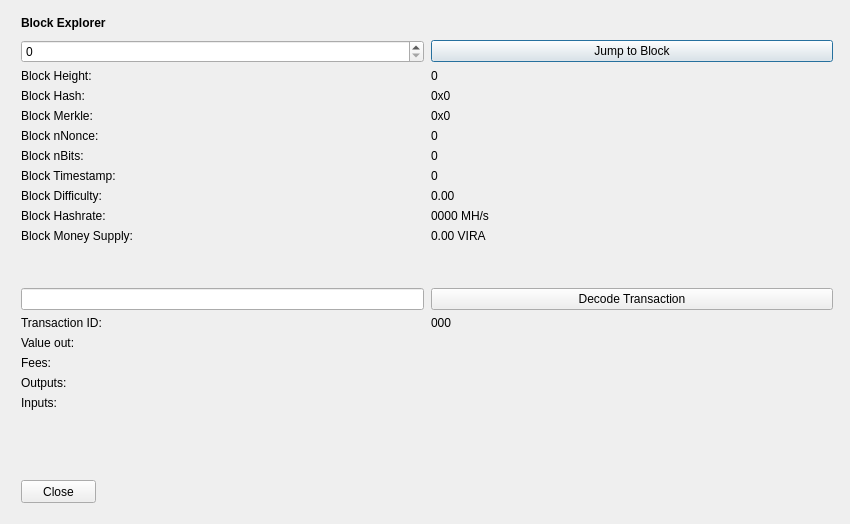
<?xml version="1.0" encoding="UTF-8"?>
<ui version="4.0">
 <class>BlockBrowser</class>
 <widget class="QDialog" name="BlockBrowser">
  <property name="windowModality">
   <enum>Qt::NonModal</enum>
  </property>
  <property name="enabled">
   <bool>true</bool>
  </property>
  <property name="geometry">
   <rect>
    <x>0</x>
    <y>0</y>
    <width>850</width>
    <height>524</height>
   </rect>
  </property>
  <property name="sizePolicy">
   <sizepolicy hsizetype="Preferred" vsizetype="Preferred">
    <horstretch>0</horstretch>
    <verstretch>0</verstretch>
   </sizepolicy>
  </property>
  <property name="minimumSize">
   <size>
    <width>0</width>
    <height>0</height>
   </size>
  </property>
  <property name="acceptDrops">
   <bool>false</bool>
  </property>
  <property name="windowTitle">
   <string>Viral Block Explorer</string>
  </property>
  <layout class="QGridLayout">
   <property name="sizeConstraint">
    <enum>QLayout::SetMaximumSize</enum>
   </property>
   <property name="leftMargin">
    <number>21</number>
   </property>
   <property name="topMargin">
    <number>10</number>
   </property>
   <property name="rightMargin">
    <number>10</number>
   </property>
   <item row="1" column="0">
    <widget class="QWidget" name="widget" native="true">
     <widget class="QWidget" name="layoutWidgetBE1">
      <property name="geometry">
       <rect>
        <x>0</x>
        <y>0</y>
        <width>822</width>
        <height>27</height>
       </rect>
      </property>
      <layout class="QHBoxLayout" name="horizontalLayoutBE">
       <property name="spacing">
        <number>7</number>
       </property>
       <item>
        <widget class="QLabel" name="labelBlockExplorer">
         <property name="sizePolicy">
          <sizepolicy hsizetype="Preferred" vsizetype="Maximum">
           <horstretch>0</horstretch>
           <verstretch>0</verstretch>
          </sizepolicy>
         </property>
         <property name="font">
          <font>
           <weight>75</weight>
           <bold>true</bold>
          </font>
         </property>
         <property name="styleSheet">
          <string notr="true">font-weight:bold;</string>
         </property>
         <property name="text">
          <string>Block Explorer</string>
         </property>
        </widget>
       </item>
       <item>
        <spacer name="horizontalSpacerBE">
         <property name="orientation">
          <enum>Qt::Horizontal</enum>
         </property>
         <property name="sizeHint" stdset="0">
          <size>
           <width>40</width>
           <height>20</height>
          </size>
         </property>
        </spacer>
       </item>
      </layout>
     </widget>
     <widget class="QWidget" name="layoutWidgetBE2">
      <property name="geometry">
       <rect>
        <x>0</x>
        <y>30</y>
        <width>812</width>
        <height>410</height>
       </rect>
      </property>
      <layout class="QGridLayout" name="gridLayoutBE" rowstretch="0,0,0,0,0,0,0,0,0,0,0,0,0,0,0,0,0,0,0,0" columnstretch="0,0">
       <property name="sizeConstraint">
        <enum>QLayout::SetDefaultConstraint</enum>
       </property>
       <property name="horizontalSpacing">
        <number>7</number>
       </property>
       <item row="14" column="1">
        <widget class="QLabel" name="txID">
         <property name="text">
          <string>000</string>
         </property>
         <property name="textInteractionFlags">
          <set>Qt::LinksAccessibleByMouse|Qt::TextSelectableByMouse</set>
         </property>
        </widget>
       </item>
       <item row="8" column="1">
        <widget class="QLabel" name="timeBox">
         <property name="text">
          <string>0</string>
         </property>
         <property name="textInteractionFlags">
          <set>Qt::LinksAccessibleByMouse|Qt::TextSelectableByMouse</set>
         </property>
        </widget>
       </item>
       <item row="9" column="1">
        <widget class="QLabel" name="diffBox">
         <property name="text">
          <string>0.00</string>
         </property>
         <property name="textInteractionFlags">
          <set>Qt::LinksAccessibleByMouse|Qt::TextSelectableByMouse</set>
         </property>
        </widget>
       </item>
       <item row="10" column="0">
        <widget class="QLabel" name="hashRateLabel">
         <property name="text">
          <string>Block Hashrate:</string>
         </property>
        </widget>
       </item>
       <item row="9" column="0">
        <widget class="QLabel" name="diffLabel">
         <property name="text">
          <string>Block Difficulty:</string>
         </property>
        </widget>
       </item>
       <item row="17" column="1">
        <widget class="QLabel" name="outputBox">
         <property name="text">
          <string/>
         </property>
         <property name="alignment">
          <set>Qt::AlignLeading|Qt::AlignLeft|Qt::AlignTop</set>
         </property>
         <property name="textInteractionFlags">
          <set>Qt::LinksAccessibleByMouse|Qt::TextSelectableByMouse</set>
         </property>
        </widget>
       </item>
       <item row="3" column="1">
        <widget class="QLabel" name="heightLabelBE1">
         <property name="text">
          <string>0</string>
         </property>
         <property name="textInteractionFlags">
          <set>Qt::LinksAccessibleByMouse|Qt::TextSelectableByMouse</set>
         </property>
        </widget>
       </item>
       <item row="1" column="1">
        <widget class="QPushButton" name="blockButton">
         <property name="text">
          <string>Jump to Block</string>
         </property>
        </widget>
       </item>
       <item row="3" column="0">
        <widget class="QLabel" name="heightLabelBE2">
         <property name="text">
          <string>Block Height:</string>
         </property>
        </widget>
       </item>
       <item row="7" column="0">
        <widget class="QLabel" name="bitsLabel">
         <property name="text">
          <string>Block nBits:</string>
         </property>
        </widget>
       </item>
       <item row="6" column="1">
        <widget class="QLabel" name="nonceBox">
         <property name="text">
          <string>0</string>
         </property>
         <property name="textInteractionFlags">
          <set>Qt::LinksAccessibleByMouse|Qt::TextSelectableByMouse</set>
         </property>
        </widget>
       </item>
       <item row="6" column="0">
        <widget class="QLabel" name="nonceLabel">
         <property name="text">
          <string>Block nNonce:</string>
         </property>
        </widget>
       </item>
       <item row="5" column="1">
        <widget class="QLabel" name="merkleBox">
         <property name="minimumSize">
          <size>
           <width>187</width>
           <height>0</height>
          </size>
         </property>
         <property name="text">
          <string>0x0</string>
         </property>
         <property name="textInteractionFlags">
          <set>Qt::LinksAccessibleByMouse|Qt::TextSelectableByMouse</set>
         </property>
        </widget>
       </item>
       <item row="16" column="0">
        <widget class="QLabel" name="feesLabel">
         <property name="text">
          <string>Fees:</string>
         </property>
        </widget>
       </item>
       <item row="15" column="1">
        <widget class="QLabel" name="valueBox">
         <property name="text">
          <string/>
         </property>
         <property name="textInteractionFlags">
          <set>Qt::LinksAccessibleByMouse|Qt::TextSelectableByMouse</set>
         </property>
        </widget>
       </item>
       <item row="7" column="1">
        <widget class="QLabel" name="bitsBox">
         <property name="text">
          <string>0</string>
         </property>
         <property name="textInteractionFlags">
          <set>Qt::LinksAccessibleByMouse|Qt::TextSelectableByMouse</set>
         </property>
        </widget>
       </item>
       <item row="8" column="0">
        <widget class="QLabel" name="timeLabel">
         <property name="text">
          <string>Block Timestamp:</string>
         </property>
        </widget>
       </item>
       <item row="17" column="0">
        <widget class="QLabel" name="outputLabel">
         <property name="text">
          <string>Outputs:</string>
         </property>
         <property name="alignment">
          <set>Qt::AlignLeading|Qt::AlignLeft|Qt::AlignTop</set>
         </property>
        </widget>
       </item>
       <item row="1" column="0">
        <widget class="QSpinBox" name="heightBox">
         <property name="sizePolicy">
          <sizepolicy hsizetype="Preferred" vsizetype="Fixed">
           <horstretch>0</horstretch>
           <verstretch>0</verstretch>
          </sizepolicy>
         </property>
         <property name="maximum">
          <number>99999999</number>
         </property>
        </widget>
       </item>
       <item row="4" column="0">
        <widget class="QLabel" name="hashLabel">
         <property name="text">
          <string>Block Hash:</string>
         </property>
        </widget>
       </item>
       <item row="16" column="1">
        <widget class="QLabel" name="feesBox">
         <property name="text">
          <string/>
         </property>
         <property name="textInteractionFlags">
          <set>Qt::LinksAccessibleByMouse|Qt::TextSelectableByMouse</set>
         </property>
        </widget>
       </item>
       <item row="4" column="1">
        <widget class="QLabel" name="hashBox">
         <property name="enabled">
          <bool>true</bool>
         </property>
         <property name="sizePolicy">
          <sizepolicy hsizetype="Preferred" vsizetype="Preferred">
           <horstretch>0</horstretch>
           <verstretch>0</verstretch>
          </sizepolicy>
         </property>
         <property name="minimumSize">
          <size>
           <width>0</width>
           <height>0</height>
          </size>
         </property>
         <property name="text">
          <string>0x0</string>
         </property>
         <property name="textInteractionFlags">
          <set>Qt::LinksAccessibleByMouse|Qt::TextSelectableByMouse</set>
         </property>
        </widget>
       </item>
       <item row="14" column="0">
        <widget class="QLabel" name="txLabel">
         <property name="text">
          <string>Transaction ID:</string>
         </property>
        </widget>
       </item>
       <item row="15" column="0">
        <widget class="QLabel" name="valueLabel">
         <property name="text">
          <string>Value out:</string>
         </property>
        </widget>
       </item>
       <item row="13" column="0">
        <widget class="QLineEdit" name="txBox">
         <property name="sizePolicy">
          <sizepolicy hsizetype="Preferred" vsizetype="Fixed">
           <horstretch>0</horstretch>
           <verstretch>0</verstretch>
          </sizepolicy>
         </property>
         <property name="inputMask">
          <string comment="Transaction id" extracomment="Transaction id"/>
         </property>
        </widget>
       </item>
       <item row="12" column="0">
        <spacer name="verticalSpacer_2">
         <property name="orientation">
          <enum>Qt::Vertical</enum>
         </property>
         <property name="sizeHint" stdset="0">
          <size>
           <width>20</width>
           <height>20</height>
          </size>
         </property>
        </spacer>
       </item>
       <item row="10" column="1">
        <widget class="QLabel" name="hashRateBox">
         <property name="text">
          <string>0000 MH/s</string>
         </property>
         <property name="textInteractionFlags">
          <set>Qt::LinksAccessibleByMouse|Qt::TextSelectableByMouse</set>
         </property>
        </widget>
       </item>
       <item row="19" column="0">
        <spacer name="verticalSpacer">
         <property name="orientation">
          <enum>Qt::Vertical</enum>
         </property>
         <property name="sizeHint" stdset="0">
          <size>
           <width>20</width>
           <height>40</height>
          </size>
         </property>
        </spacer>
       </item>
       <item row="13" column="1">
        <widget class="QPushButton" name="txButton">
         <property name="text">
          <string>Decode Transaction</string>
         </property>
        </widget>
       </item>
       <item row="18" column="0">
        <widget class="QLabel" name="inputLabel">
         <property name="text">
          <string>Inputs:</string>
         </property>
         <property name="alignment">
          <set>Qt::AlignLeading|Qt::AlignLeft|Qt::AlignTop</set>
         </property>
        </widget>
       </item>
       <item row="5" column="0">
        <widget class="QLabel" name="merkleLabel">
         <property name="text">
          <string>Block Merkle:</string>
         </property>
        </widget>
       </item>
       <item row="18" column="1">
        <widget class="QLabel" name="inputBox">
         <property name="text">
          <string/>
         </property>
         <property name="alignment">
          <set>Qt::AlignLeading|Qt::AlignLeft|Qt::AlignTop</set>
         </property>
         <property name="textInteractionFlags">
          <set>Qt::LinksAccessibleByMouse|Qt::TextSelectableByMouse</set>
         </property>
        </widget>
       </item>
       <item row="11" column="0">
        <widget class="QLabel" name="moneySupplyLabel">
         <property name="text">
          <string>Block Money Supply:</string>
         </property>
        </widget>
       </item>
       <item row="11" column="1">
        <widget class="QLabel" name="moneySupplyBox">
         <property name="text">
          <string>0.00 VIRA</string>
         </property>
         <property name="textInteractionFlags">
          <set>Qt::LinksAccessibleByMouse|Qt::TextSelectableByMouse</set>
         </property>
        </widget>
       </item>
      </layout>
     </widget>
     <widget class="QPushButton" name="closeButton">
      <property name="geometry">
       <rect>
        <x>0</x>
        <y>470</y>
        <width>75</width>
        <height>23</height>
       </rect>
      </property>
      <property name="text">
       <string>Close</string>
      </property>
     </widget>
    </widget>
   </item>
  </layout>
 </widget>
 <resources/>
 <connections/>
</ui>
